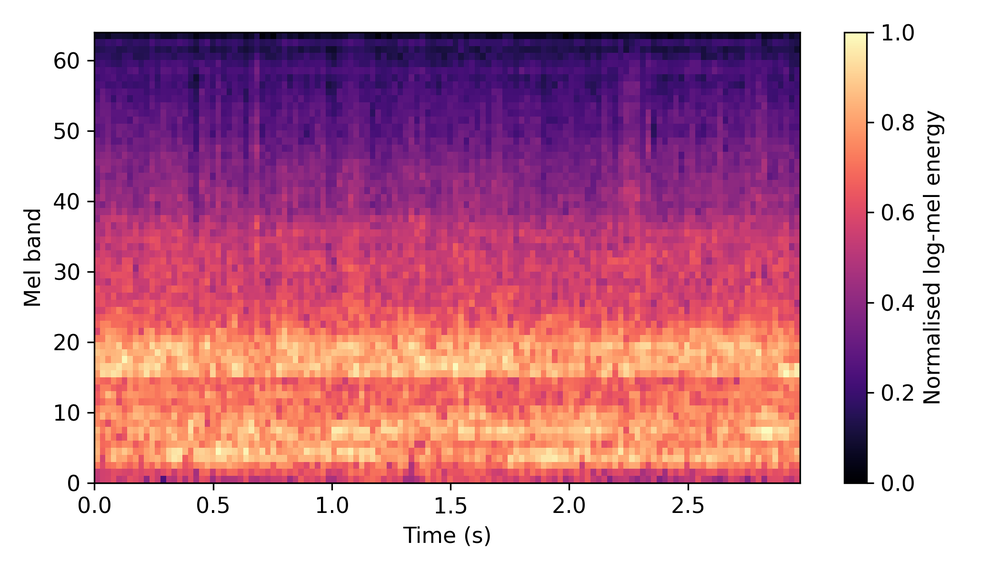
#> input picture figures/fig_2_2_example_spectrogram.png, 1000 x 571 px, shrunk from 2100 x 1200 before the run
$ python make_fig_2_1_pipeline.py
#> lines starting #> are read from the running program, lines starting #| are printed output that depends on the picture
import matplotlib
matplotlib.use("Agg")
import matplotlib.pyplot as plt
from matplotlib.patches import FancyBboxPatch, FancyArrowPatch, Rectangle
import matplotlib.image as mpimg
from pathlib import Path

plt.rcParams["font.family"] = "DejaVu Sans"

NAVY = "#1F3864"
EDGE = "#333333"
FIGDIR = Path(__file__).resolve().parent / "figures"
INSET_PATH = FIGDIR / "fig_2_2_example_spectrogram.png"

stages = [
    "Raw waveform\n22,050 Hz, 66,048 samples",
    "Framing\noverlapping windows",
    "FFT per frame\nsize 1,024, hop 512",
    "Stack into STFT\ntime × frequency grid",
    "Mel filterbank\n64 mel bands",
    "Log scaling\n10·log10(power), floor at −80 dB",
    "Per-clip normalisation\nscale to [0, 1]",
    "Output\n64 × 128 log-mel spectrogram",
]

n = len(stages)
w = 78
h_normal = 9.0
gap = 1.6
top = 97

has_inset = INSET_PATH.is_file()
inset_extra = 0.0
inset_iw = inset_ih = 0.0
if has_inset:
    img = mpimg.imread(str(INSET_PATH))
#> img is the input picture: shape (571, 1000, 4) float32; mean R, G, B, A 0.803, 0.584, 0.664, 1
    inset_iw = w * 0.58
    inset_ih = inset_iw * img.shape[0] / img.shape[1]
#> inset_ih = 25.83
    inset_extra = (h_normal * 0.85) + inset_ih + 2.3 - h_normal
#> inset_extra = 26.78

heights = [h_normal] * (n - 1) + [h_normal + (inset_extra if has_inset else 0.0)]
#> heights = [9, 9, 9, 9, 9, 9, 9, 35.78]

centers = []
y = top
for hh in heights:
    y_c = y - hh / 2
    centers.append(y_c)
    y -= hh + gap
#> after the loop, y = -14.58
bottom = y + gap
#> bottom = -12.98

fig_h = 15.5 * (top - bottom + 6) / 100
#> fig_h = 17.98
fig, ax = plt.subplots(figsize=(9, max(11, fig_h)))
ax.set_xlim(0, 100)
ax.set_ylim(bottom - 3, 100)
ax.axis("off")
fig.patch.set_facecolor("white")


def box(y_c, hh, text, fs=10.3, image=False):
    ax.add_patch(FancyBboxPatch((50 - w / 2, y_c - hh / 2), w, hh,
                                boxstyle="round,pad=0,rounding_size=0.8",
                                facecolor=NAVY, edgecolor=EDGE, linewidth=1.1, zorder=3))
    if image:
        ax.text(50, y_c + hh / 2 - 2.0, text, ha="center", va="top", fontsize=fs,
                color="white", zorder=4, linespacing=1.4)
        icx = 50
        icy = y_c - hh / 2 + 1.5 + inset_ih / 2
        ax.imshow(img, extent=[icx - inset_iw / 2, icx + inset_iw / 2,
                               icy - inset_ih / 2, icy + inset_ih / 2],
                  zorder=4, aspect="auto")
        ax.add_patch(Rectangle((icx - inset_iw / 2, icy - inset_ih / 2), inset_iw, inset_ih,
                               fill=False, edgecolor="white", linewidth=1.2, zorder=5))
    else:
        ax.text(50, y_c, text, ha="center", va="center", fontsize=fs, color="white",
                zorder=4, linespacing=1.4)


for i, (y_c, hh, text) in enumerate(zip(centers, heights, stages)):
    box(y_c, hh, text, image=(i == n - 1 and has_inset))

for i in range(n - 1):
    y0 = centers[i] - heights[i] / 2
    y1 = centers[i + 1] + heights[i + 1] / 2
    ax.add_patch(FancyArrowPatch((50, y0), (50, y1), arrowstyle="-|>", mutation_scale=12,
                                 linewidth=1.0, color=EDGE, shrinkA=0, shrinkB=0, zorder=2))

fig.savefig(FIGDIR / "fig_2_1_waveform_to_logmel.png", dpi=300, facecolor="white",
            bbox_inches="tight", pad_inches=0.25)
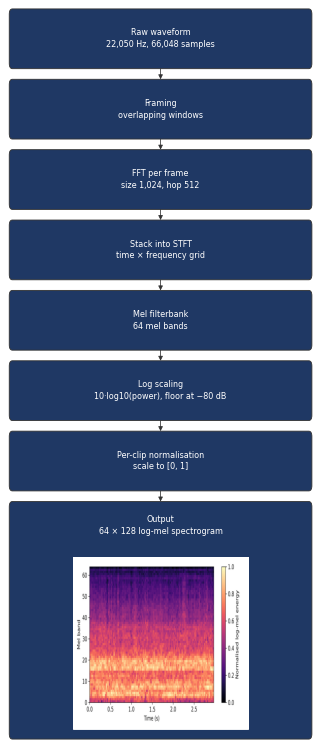
#> figure drawn by matplotlib, 1 panel
fig.savefig(FIGDIR / "fig_2_1_waveform_to_logmel.svg", facecolor="white",
            bbox_inches="tight", pad_inches=0.25)

$ run again, with figures/fig_4_10_clean_vs_robust.png copied over figures/fig_2_2_example_spectrogram.png
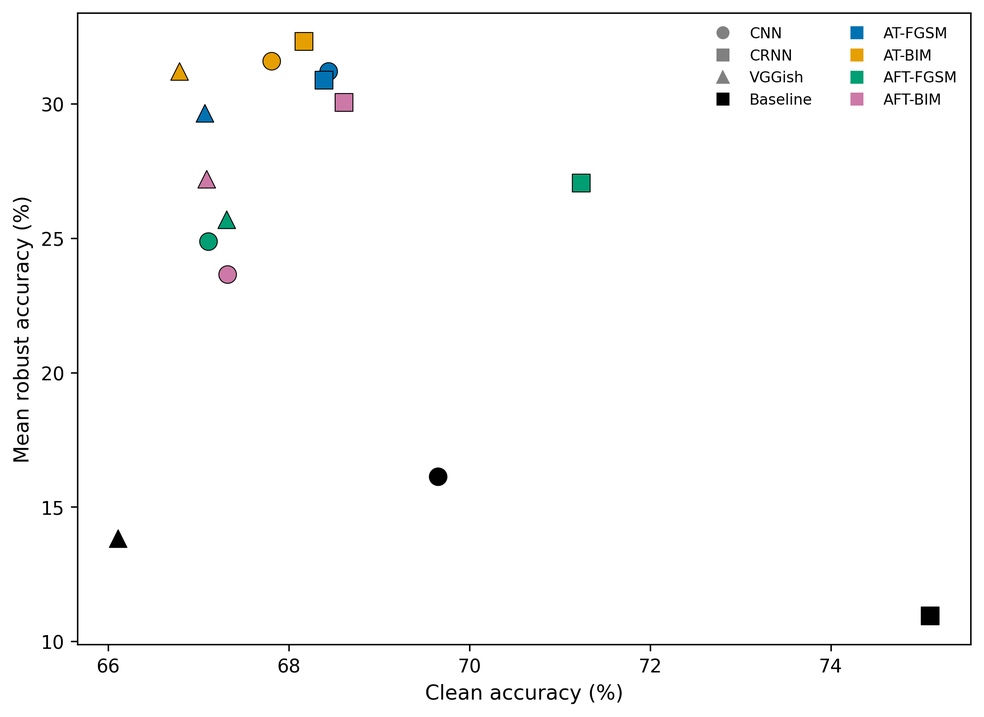
#> input picture figures/fig_4_10_clean_vs_robust.png, 984 x 717 px, shrunk from 2211 x 1610 before the run
#> img is the input picture: shape (717, 984, 4) float32; mean R, G, B, A 0.982, 0.982, 0.982, 1
#> `fig.savefig(FIGDIR / "fig_2_1_waveform_to_logmel.png", dpi=300, faceco..`:
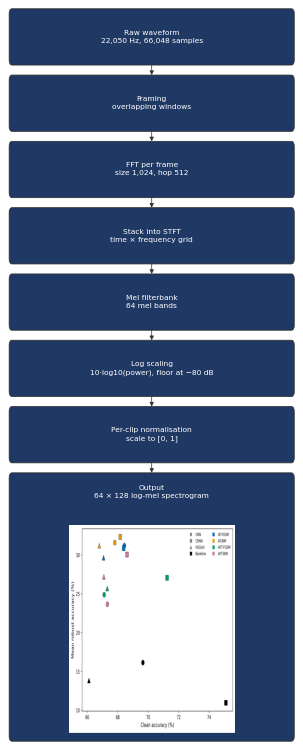
#> figure drawn by matplotlib, 1 panel

$ run again, with figures/fig_4_1_model_performance.png copied over figures/fig_2_2_example_spectrogram.png
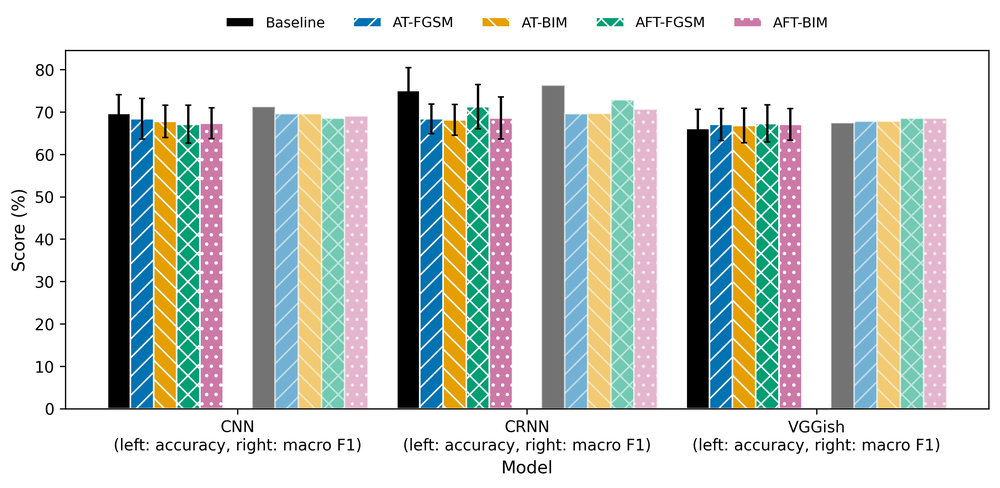
#> input picture figures/fig_4_1_model_performance.png, 1000 x 488 px, shrunk from 2661 x 1299 before the run
#> img is the input picture: shape (488, 1000, 4) float32; mean R, G, B, A 0.798, 0.819, 0.801, 1
#> `fig.savefig(FIGDIR / "fig_2_1_waveform_to_logmel.png", dpi=300, faceco..`:
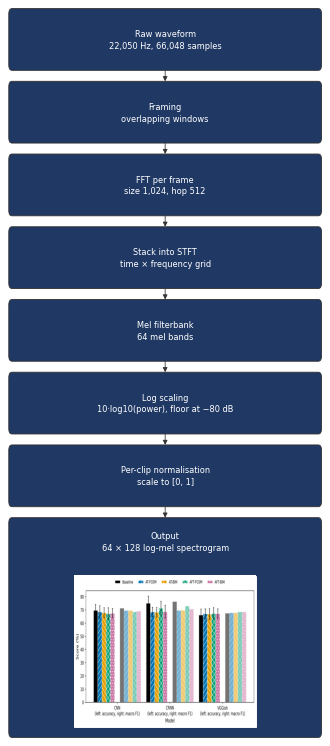
#> figure drawn by matplotlib, 1 panel

$ run again, with figures/fig_4_2_training_curves.png copied over figures/fig_2_2_example_spectrogram.png
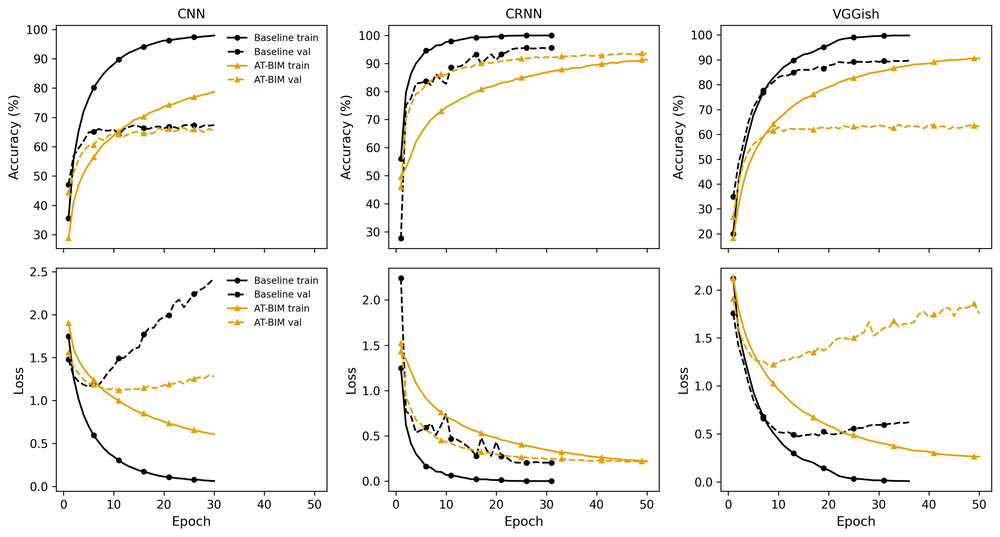
#> input picture figures/fig_4_2_training_curves.png, 1000 x 537 px, shrunk from 3561 x 1911 before the run
#> img is the input picture: shape (537, 1000, 4) float32; mean R, G, B, A 0.966, 0.962, 0.955, 1
#> `fig.savefig(FIGDIR / "fig_2_1_waveform_to_logmel.png", dpi=300, faceco..`:
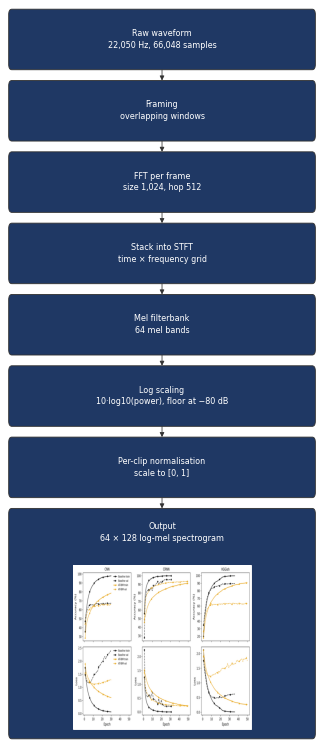
#> figure drawn by matplotlib, 1 panel
